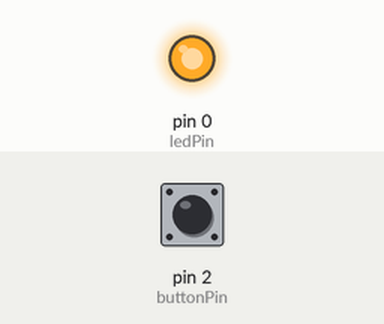
Bench run of a sketch on a simulated Arduino Uno, built with avr-gcc and run on an emulated ATmega328P. Shown: output pins drawn as LEDs (lit = HIGH). Inputs (shaded band) come from the test bench; at power-on: pin 2 (buttonPin) LOW.

Above: at 1.2 s.
1.3 s: pin 2 (buttonPin) pulled HIGH for 0.15 s
At 1.37 s:
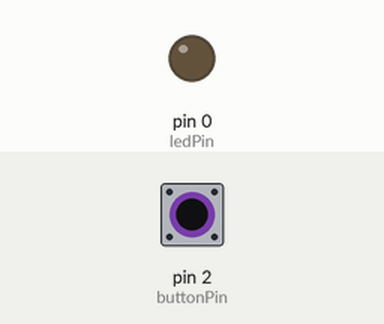
2.9 s: pin 2 (buttonPin) pulled HIGH for 3.2 s
At 7.0 s:
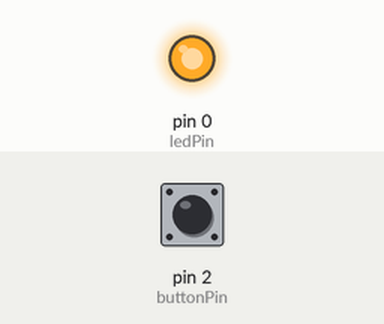
Timing chart, 0 to 8.5 s (numbered marks = the images above; inputs shaded):
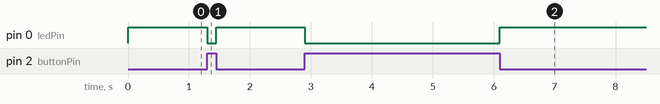

Measured:
- after the input at 1.3 s, pin 0 (ledPin): HIGH → LOW at once, → HIGH 0.15 s later
- after the input at 2.9 s, pin 0 (ledPin): HIGH → LOW at once, → HIGH 3.2 s later

The sketch:

NodeMCU_Push_OnOff1.ino
```cpp
const int buttonPin = 2;  //D4
const int ledPin =  0;  //D3


void setup() {

  pinMode(ledPin, OUTPUT);
  pinMode(buttonPin, INPUT);
}

void loop() {


  if (digitalRead(buttonPin) == HIGH) {

    digitalWrite(ledPin, LOW);
  } else {

    digitalWrite(ledPin, HIGH);
  }
}
```
